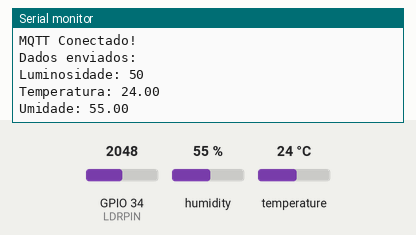
Bench run of a sketch on a simulated ESP32. Parts: the last lines printed to the serial monitor. Inputs (shaded band) come from the test bench; at power-on: humidity 55 %, GPIO 34 (LDRPIN) = 2048, temperature 24 °C. WiFi joins after 1.5 s; servers stay silent unless stated; no MQTT or app messages arrive unless stated.

Above: at 2.7 s.
2.8 s: humidity set to 22 %
At 7.8 s:
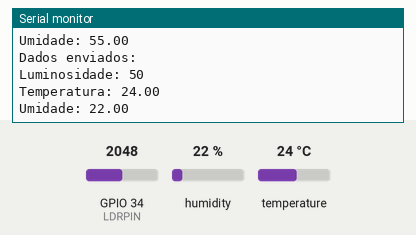
8.8 s: GPIO 34 (LDRPIN) set to 2866
At 13.1 s:
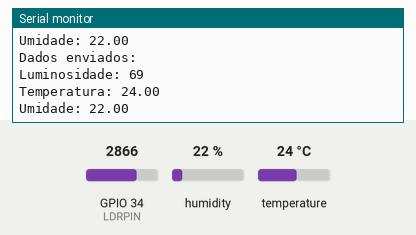
14.8 s: temperature set to 12 °C
At 17.2 s:
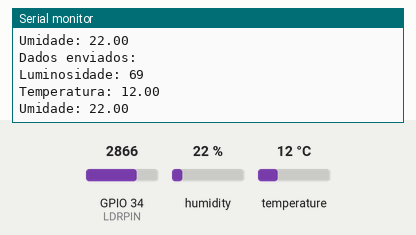
20.8 s: GPIO 34 (LDRPIN) set to 3603
At 22.5 s:
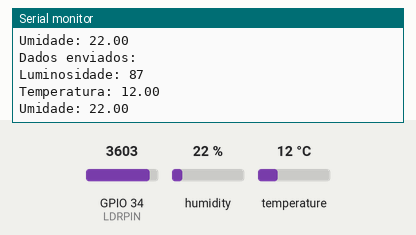
26.8 s: humidity set to 40 %
At 33.0 s:
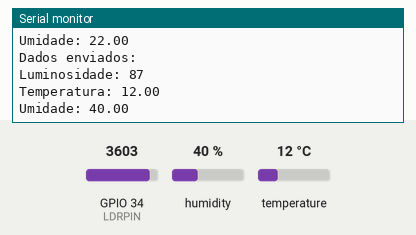
Timing chart, 0 to 33.8 s (numbered marks = the images above; inputs shaded):
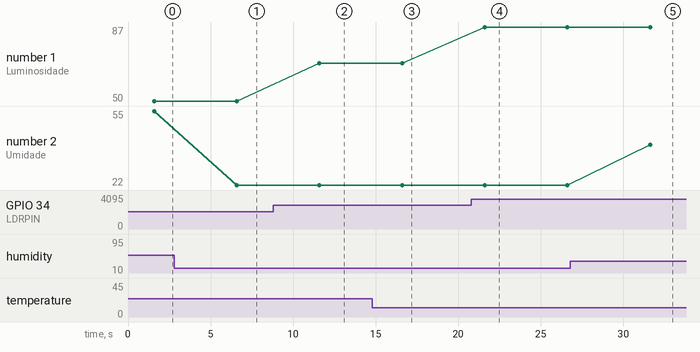

Measured:
- after the input at 2.8 s, the serial monitor: prints a new line after 3.8 s (image 1)
- after the input at 8.8 s, the serial monitor: prints a new line after 2.8 s (image 2)
- after the input at 14.8 s, the serial monitor: prints a new line after 1.8 s (image 3)
- after the input at 20.8 s, the serial monitor: prints a new line after 0.81 s (image 4)
- after the input at 26.8 s, the serial monitor: prints a new line after 4.8 s (image 5)
- plotted number 1: 50 → 69 after the input at 8.8 s, 69 → 87 after the input at 20.8 s
- plotted number 2: 55 → 22 after the input at 2.8 s, 22 → 40 after the input at 26.8 s

The sketch:

cp05.ino
```cpp
#include <WiFi.h>
#include <PubSubClient.h>
#include <DHT.h>

// Configurações - variáveis editáveis
const char* default_SSID = "wifi";
const char* default_PASSWORD = "senhaWifi";
const char* default_BROKER_MQTT = "ipServidor";
const int default_BROKER_PORT = 1883;
const char* topicPrefix = "dispositivo";

// Variáveis para configurações editáveis
char* SSID = const_cast<char*>(default_SSID);
char* PASSWORD = const_cast<char*>(default_PASSWORD);
char* BROKER_MQTT = const_cast<char*>(default_BROKER_MQTT);
int BROKER_PORT = default_BROKER_PORT;

// Pinos dos sensores
#define DHTPIN 4     // Pino do DHT22
#define LDRPIN 34    // Pino do LDR
#define DHTTYPE DHT22 // Tipo de sensor DHT

// Tópicos MQTT
const char* TOPICO_LDR = "/TEF/dispositivo/ldr";
const char* TOPICO_DHT_TEMP = "/TEF/dispositivo/dht/temperatura";
const char* TOPICO_DHT_UMIDADE = "/TEF/dispositivo/dht/umidade";

// Inicializa os objetos
WiFiClient espClient;
PubSubClient MQTT(espClient);
DHT dht(DHTPIN, DHTTYPE);

void initSerial() {
  Serial.begin(115200);
}

void initWiFi() {
  delay(10);
  Serial.println("------Conexao WI-FI------");
  Serial.print("Conectando-se na rede: ");
  Serial.println(SSID);
  Serial.println("Aguarde");
  reconectWiFi();
}

void initMQTT() {
  MQTT.setServer(BROKER_MQTT, BROKER_PORT);
  // Não precisa de callback se não vai receber mensagens
}

void setup() {
  initSerial();
  initWiFi();
  initMQTT();
  dht.begin();

  Serial.println("Dispositivo iniciado.");
}

void loop() {
  VerificaConexoesWiFIEMQTT();

  // Lê os sensores
  float temperatura = dht.readTemperature();
  float umidade = dht.readHumidity();
  int valorLDR = analogRead(LDRPIN);

  // Mapeia o valor do LDR de 0-4095 para 0-100
  int luminosidade = map(valorLDR, 0, 4095, 0, 100);

  if (isnan(temperatura) || isnan(umidade)) {
    Serial.println("Falha na leitura do DHT22!");
    return;
  }

  // Publica os dados
  MQTT.publish(TOPICO_LDR, String(luminosidade).c_str());
  MQTT.publish(TOPICO_DHT_TEMP, String(temperatura).c_str());
  MQTT.publish(TOPICO_DHT_UMIDADE, String(umidade).c_str());

  Serial.println("Dados enviados:");
  Serial.print("Luminosidade: "); Serial.println(luminosidade);
  Serial.print("Temperatura: "); Serial.println(temperatura);
  Serial.print("Umidade: "); Serial.println(umidade);

  delay(5000);
}

void reconectWiFi() {
  if (WiFi.status() == WL_CONNECTED)
    return;
  WiFi.begin(SSID, PASSWORD);
  while (WiFi.status() != WL_CONNECTED) {
    delay(100);
    Serial.print(".");
  }
  Serial.println();
  Serial.println("Conectado com sucesso na rede ");
  Serial.print(SSID);
  Serial.println("IP obtido: ");
  Serial.println(WiFi.localIP());
}


void VerificaConexoesWiFIEMQTT() {
  if (!MQTT.connected()) {
    Serial.println("MQTT Desconectado. Reconectando...");
    while (!MQTT.connect(topicPrefix)) { // Conecta com o nome do dispositivo
      Serial.print(".");
      delay(1000);
    }
    Serial.println("MQTT Conectado!");
  }
  reconectWiFi();
}
```
